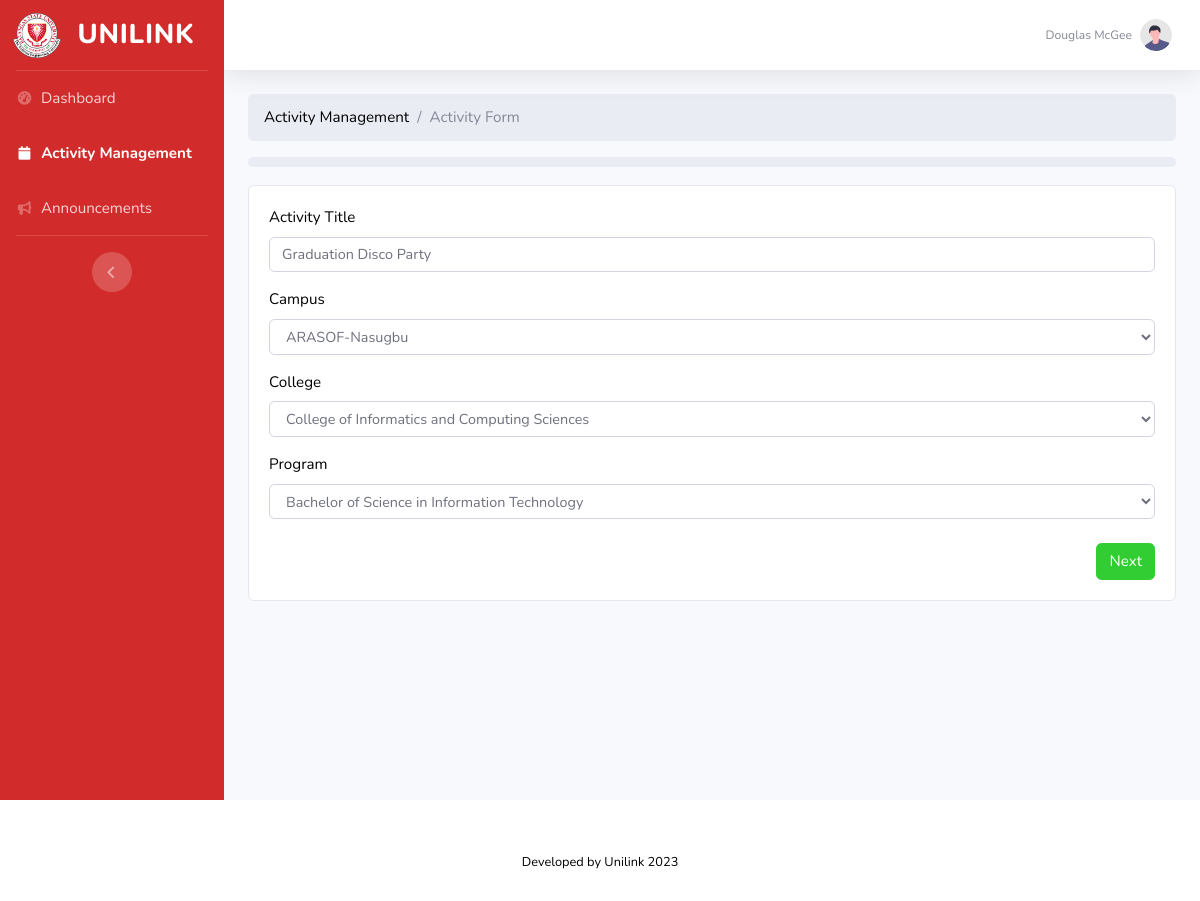
Screenshot of /FACULTY_ASSOCDEAN/ui-formsEdit.php?id=107dc202-6287-11ee-b33c-c42360aa7462 with the database file from the repository.
### tables this page shows
CREATE TABLE `activityform` (
  `id` varchar(255) NOT NULL DEFAULT uuid(),
  `activity_title` varchar(255) DEFAULT NULL,
  `campus` varchar(255) DEFAULT NULL,
  `college` varchar(100) DEFAULT NULL,
  `program` varchar(100) DEFAULT NULL,
  `partner_type` varchar(100) DEFAULT NULL,
  `partner` varchar(100) DEFAULT NULL,
  `start_date` date DEFAULT NULL,
  `end_date` date DEFAULT NULL,
  `rationale` mediumtext DEFAULT NULL,
  `objective` mediumtext DEFAULT NULL,
  `budget` varchar(100) DEFAULT NULL
);

### FACULTY_ASSOCDEAN/ui-formsEdit.php (the view, shortened to what this page needs)
<?php
  $conn = new mysqli("localhost", "root", "", "unilink");
  $id = $_GET['id'];
  $sql = "SELECT * FROM `activityform` WHERE `id` = '$id'";
  $result = $conn->query($sql);
  $activity_form_row = $result->fetch_assoc();
?>
<html lang="en">
  <head>
    <link href="vendor/fontawesome-free/css/all.min.css" rel="stylesheet" type="text/css">
    <link rel="stylesheet" href="https://cdn.jsdelivr.net/npm/bootstrap@4.6.2/dist/css/bootstrap.min.css">
    <link href="css/sb-admin-2.min.css" rel="stylesheet">
  </head>
  <body id="page-top">
    <div id="wrapper">
      <ul class="navbar-nav bg-gradient-primary sidebar sidebar-dark accordion" id="accordionSidebar">
        <a class="sidebar-brand d-flex align-items-center justify-content-center" href="index.php">
          <img src="../imgs/BSU.png" height="45" width="50">
          <div class="sidebar-brand-text mx-3">UNILINK</div>
        </a>
        <hr class="sidebar-divider my-0">
        <li class="nav-item">
          <a class="nav-link" href="index.php">
            <i class="fas fa-fw fa-tachometer-alt"></i>
            <span>Dashboard</span>
          </a>
        </li>
        <li class="nav-item active">
          <a class="nav-link" href="ui-formsPreview.php">
            <i class="fas fa-fw fa-calendar"></i>
            <span>Activity Management</span>
          </a>
        </li>
        <li class="nav-item">
          <a class="nav-link" href="ui-announcement.php">
            <i class="fas fa-fw fa-bullhorn"></i>
            <span>Announcements</span>
          </a>
        </li>
        <hr class="sidebar-divider">
        <div class="text-center d-none d-md-inline">
          <button class="rounded-circle border-0" id="sidebarToggle"></button>
        </div>
      </ul>
      <div id="content-wrapper" class="d-flex flex-column">
        <div id="content">
          <nav class="navbar navbar-expand navbar-light bg-white topbar mb-4 static-top shadow">
            <ul class="navbar-nav ml-auto">
              <li class="nav-item dropdown no-arrow">
                <a class="nav-link dropdown-toggle" href="#" id="userDropdown" role="button" data-toggle="dropdown" aria-haspopup="true" aria-expanded="false">
                  <span class="mr-2 d-none d-lg-inline text-gray-600 small">Douglas McGee</span>
                  <img class="img-profile rounded-circle" src="imgs/undraw_profile.svg">
                </a>
              </li>
            </ul>
          </nav>
          <form method="post" action="forms.php?" id="inputForm">
          <div class="container-fluid">
            <nav aria-label="breadcrumb">
              <ol class="breadcrumb">
                <li class="breadcrumb-item">
                  <a href="ui-formsPreview.php">Activity Management</a>
                </li>
                <li class="breadcrumb-item active" aria-current="page">Activity Form</li>
              </ol>
            </nav>
            <div class="progress">
            </div>
            <div class="card">
              <div class="card-body">
                  <div id="step1">
                    <div class="form-group">
                      <label for="activityName">Activity Title</label>
                      <input type="text" class="form-control outline" id="activityName" name="activityName" value="<?=$activity_form_row['activity_title']?>" />
                    </div>
                    <div class="form-group college">
                      <label for="campus">Campus</label>
                      <select class="form-control" id="campus" name="campus">
                        <option value="ARASOF" <?php if($activity_form_row['campus'] == "ARASOF"){echo "selected";}?>>ARASOF-Nasugbu</option>
                      </select>
                    </div>
                    <div class="form-group college">
                      <label for="department">College</label>
                      <select class="form-control" id="department" name="department">
                        <option value="CICS" <?php if($activity_form_row['college'] == "CICS"){echo "selected";}?>>College of Informatics and Computing Sciences</option>
                      </select>
                    </div>
                    <div class="form-group">
                      <label for="program">Program</label>
                      <select class="form-control" id="program" name="program">
                        <option value="<?=$activity_form_row['program']?>"><?=$activity_form_row['program']?></option>
                      </select>
                    </div>
                    <div class="text-right mt-4">
                      <button type="button" class="btn btn-primary" id="nextStep1">Next</button>
                    </div>
                  </div>
              </div>
            </div>
          </div>
        </div>
      </div>
    </div>
    <footer class="sticky-footer bg-white">
      <div class="container my-auto">
        <div class="copyright text-center my-auto">
          <span>Developed by Unilink 2023</span>
        </div>
      </div>
    </footer>
<?php
    include 'footer.php';
?>

### FACULTY_ASSOCDEAN/ui-formsEdit.php (style rules this page uses)
.progress { height: 10px; margin-bottom: 10px; }

### rows the page displays
activityform: activityName "Graduation Disco Party", campus "ARASOF-Nasugbu", department "College of Informatics and Computing Sciences", program "Bachelor of Science in Information Technology"
